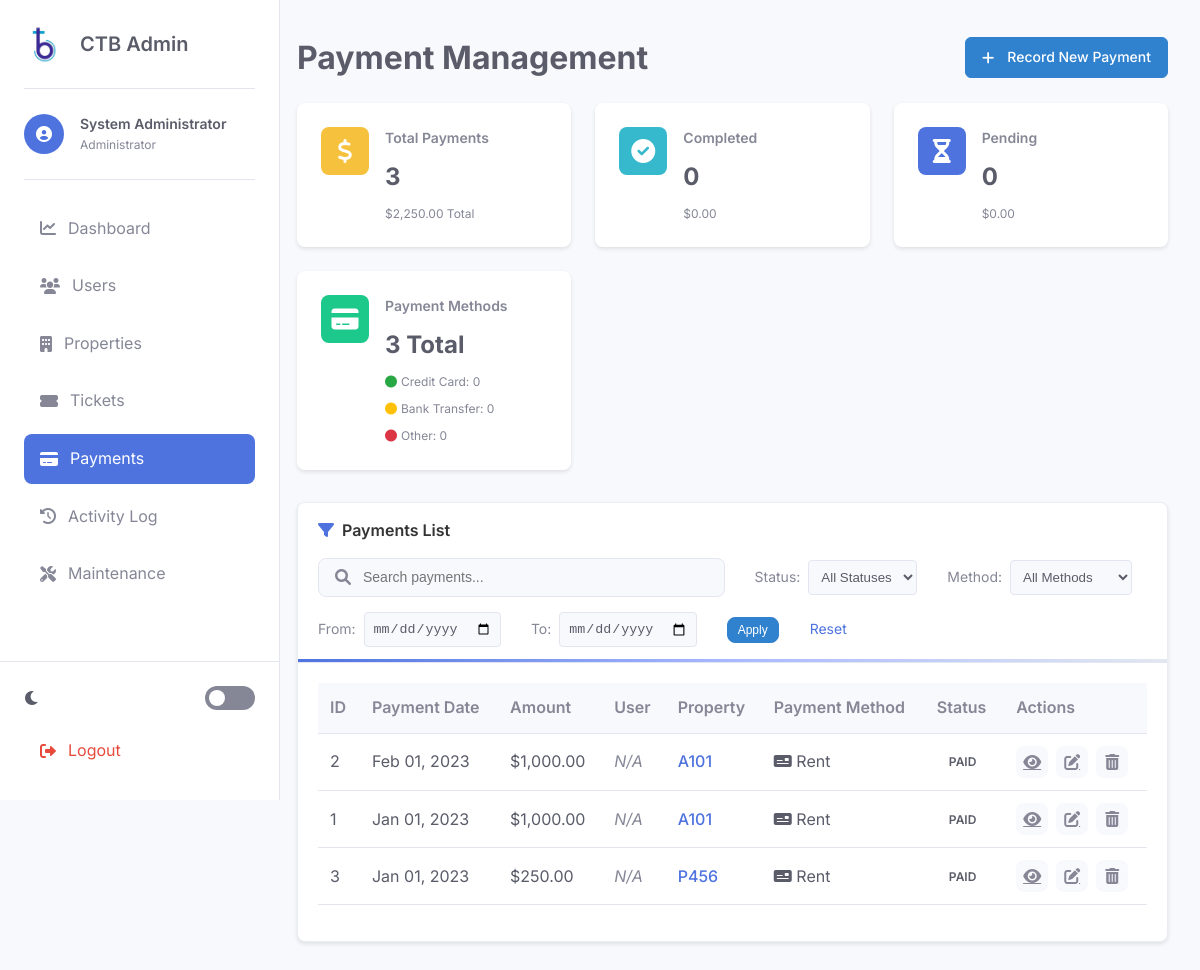
/admin/payments.php (signed in), run on the app's committed database.
### tables this page shows
CREATE TABLE payments (
    id INT AUTO_INCREMENT PRIMARY KEY,
    property_id INT NOT NULL,
    amount DECIMAL(10,2) NOT NULL,
    month DATE NOT NULL,
    status ENUM('paid', 'pending', 'cancelled', 'failed') DEFAULT 'pending',
    type ENUM('rent', 'maintenance', 'other') DEFAULT 'rent',
    created_at TIMESTAMP DEFAULT CURRENT_TIMESTAMP,
    updated_at TIMESTAMP DEFAULT CURRENT_TIMESTAMP ON UPDATE CURRENT_TIMESTAMP,
    FOREIGN KEY (property_id) REFERENCES properties(id) ON DELETE CASCADE
);

CREATE TABLE properties (
    id INT AUTO_INCREMENT PRIMARY KEY,
    type ENUM('apartment', 'parking') NOT NULL,
    identifier VARCHAR(50) NOT NULL UNIQUE,
    user_id INT,
    created_at TIMESTAMP DEFAULT CURRENT_TIMESTAMP,
    updated_at TIMESTAMP DEFAULT CURRENT_TIMESTAMP ON UPDATE CURRENT_TIMESTAMP,
    FOREIGN KEY (user_id) REFERENCES users(id) ON DELETE SET NULL
);

### admin/payments.php (the view, shortened to what the rows shown need)
<?php
$page = isset($_GET['page']) ? (int)$_GET['page'] : 1;
$items_per_page = 10;
$offset = ($page - 1) * $items_per_page;
try {
    $db = new PDO("mysql:host=" . DB_HOST . ";dbname=" . DB_NAME, DB_USER, DB_PASS);
    $db->setAttribute(PDO::ATTR_ERRMODE, PDO::ERRMODE_EXCEPTION);
    $query = "SELECT p.*,
              p.type as payment_method,
              u.name as user_name,
              pr.identifier as property_identifier
              FROM payments p
              LEFT JOIN properties pr ON p.property_id = pr.id
              LEFT JOIN users u ON pr.user_id = u.id
              WHERE 1=1";
    $query .= " ORDER BY p.month DESC LIMIT :offset, :limit";
    $stmt = $db->prepare($query);
    $stmt->bindValue(':offset', $offset, PDO::PARAM_INT);
    $stmt->bindValue(':limit', $items_per_page, PDO::PARAM_INT);
    $stmt->execute();
    $payments = $stmt->fetchAll(PDO::FETCH_ASSOC);
} catch (PDOException $e) {
    $_SESSION['error'] = "Database error: " . $e->getMessage();
    $payments = [];
    $total = 0;
    $total_pages = 0;
    $payment_stats = ['total_amount' => 0, 'total_count' => 0];
    $status_stats = [];
    $method_stats = [];
}
?>
<!DOCTYPE html>
<html lang="en">
<head>
    <link rel="stylesheet" href="https://cdnjs.cloudflare.com/ajax/libs/font-awesome/6.0.0/css/all.min.css">
    <link rel="stylesheet" href="css/admin-style.css">
</head>
<body>
    <div class="admin-container">
        <aside class="sidebar">
            <div class="sidebar-header">
                <h2>CTB Admin</h2>
            </div>
        </aside>
        <main class="main-content">
            <div class="page-header">
                <h1>Payment Management</h1>
            </div>
            <div class="card user-filter-card">
                <div class="card-body">
                    <?php if (empty($payments)): ?>
                        <div class="empty-state">
                            <i class="fas fa-credit-card"></i>
                            <p>No payments found. Try adjusting your filters or add a new payment.</p>
                            <a href="add-payment.php" class="btn btn-primary">Record New Payment</a>
                        </div>
                    <?php else: ?>
                        <div class="table-responsive">
                            <table class="table">
                                <thead>
                                    <tr>
                                        <th>ID</th>
                                        <th>Payment Date</th>
                                        <th>Amount</th>
                                        <th>User</th>
                                        <th>Property</th>
                                        <th>Payment Method</th>
                                        <th>Status</th>
                                        <th>Actions</th>
                                    </tr>
                                </thead>
                                <tbody>
                                    <?php foreach ($payments as $payment): ?>
                                        <tr>
                                            <td><?php echo $payment['payment_id'] ?? $payment['id']; ?></td>
                                            <td><?php echo date('M d, Y', strtotime($payment['month'])); ?></td>
                                            <td>$<?php echo number_format($payment['amount'], 2); ?></td>
                                            <td>
                                                <?php if (isset($payment['user_id']) && $payment['user_id']): ?>
                                                    <a href="view-user.php?id=<?php echo $payment['user_id']; ?>" class="user-link">
                                                        <?php echo htmlspecialchars($payment['user_name']); ?>
                                                    </a>
                                                <?php else: ?>
                                                    <span class="text-muted">N/A</span>
                                                <?php endif; ?>
                                            </td>
                                            <td>
                                                <?php if (isset($payment['property_id']) && $payment['property_id']): ?>
                                                    <a href="view-property.php?id=<?php echo $payment['property_id']; ?>" class="property-link">
                                                        <?php echo htmlspecialchars($payment['property_identifier']); ?>
                                                    </a>
                                                <?php else: ?>
                                                    <span class="text-muted">N/A</span>
                                                <?php endif; ?>
                                            </td>
                                            <td>
                                                <?php
                                                    $methodIcon = '';
                                                    $payment_method = isset($payment['payment_method']) ? $payment['payment_method'] : 'other';
                                                    switch ($payment_method) {
                                                        default:
                                                            $methodIcon = '<i class="fas fa-money-check"></i> ';
                                                    }
                                                    $paymentMethodDisplay = $payment_method ? ucfirst(str_replace('_', ' ', $payment_method)) : 'Other';
                                                    echo $methodIcon . $paymentMethodDisplay;
                                                ?>
                                            </td>
                                            <td>
                                                <?php
                                                    $statusClass = '';
                                                ?>
                                                <span class="status-indicator status-<?php echo $statusClass; ?>">
                                                    <?php echo ucfirst($payment['status']); ?>
                                                </span>
                                            </td>
                                            <td class="actions">
                                                <a href="view-payment.php?id=<?php echo $payment['id']; ?>" class="btn-icon" title="View Payment">
                                                    <i class="fas fa-eye"></i>
                                                </a>
                                                <a href="edit-payment.php?id=<?php echo $payment['id']; ?>" class="btn-icon" title="Edit Payment">
                                                    <i class="fas fa-edit"></i>
                                                </a>
                                                <a href="javascript:void(0);" class="btn-icon delete-payment" data-id="<?php echo $payment['id']; ?>" title="Delete Payment">
                                                    <i class="fas fa-trash-alt"></i>
                                                </a>
                                            </td>
                                        </tr>
                                    <?php endforeach; ?>
                                </tbody>
                            </table>
                        </div>
                    <?php endif; ?>
                </div>
            </div>
        </main>
    </div>
</body>
</html>

### data on the page
payments: id "2", month "Feb 01, 2023", amount "1,000.00", property.identifier "A101", type "Rent", status "PAID"
payments: id "1", month "Jan 01, 2023", amount "1,000.00", property.identifier "A101", type "Rent", status "PAID"
payments: id "3", month "Jan 01, 2023", amount "250.00", property.identifier "P456", type "Rent", status "PAID"

### other printed values
$_SESSION['name'] "System Administrator"
$payment_stats['total_count'] "3"
$payment_stats['total_amount'] "2,250.00"
$total "3"
